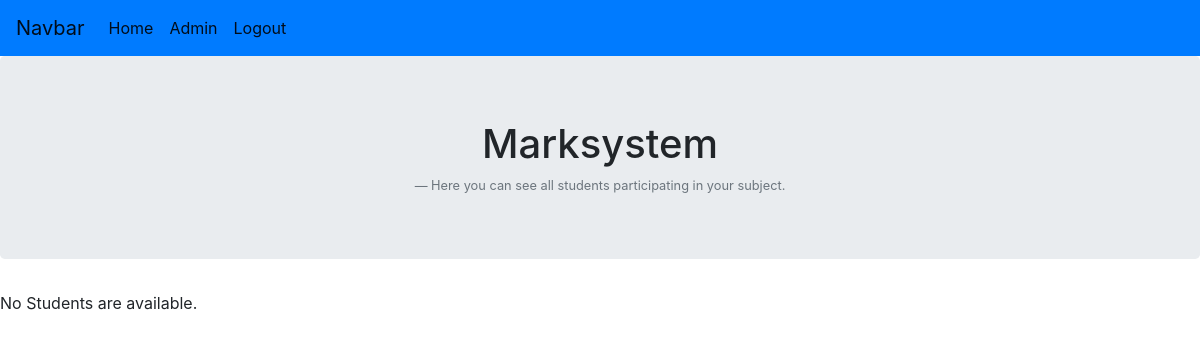
/25/detailseite__lehrer (signed in), run on an earlier commit of the app's database.
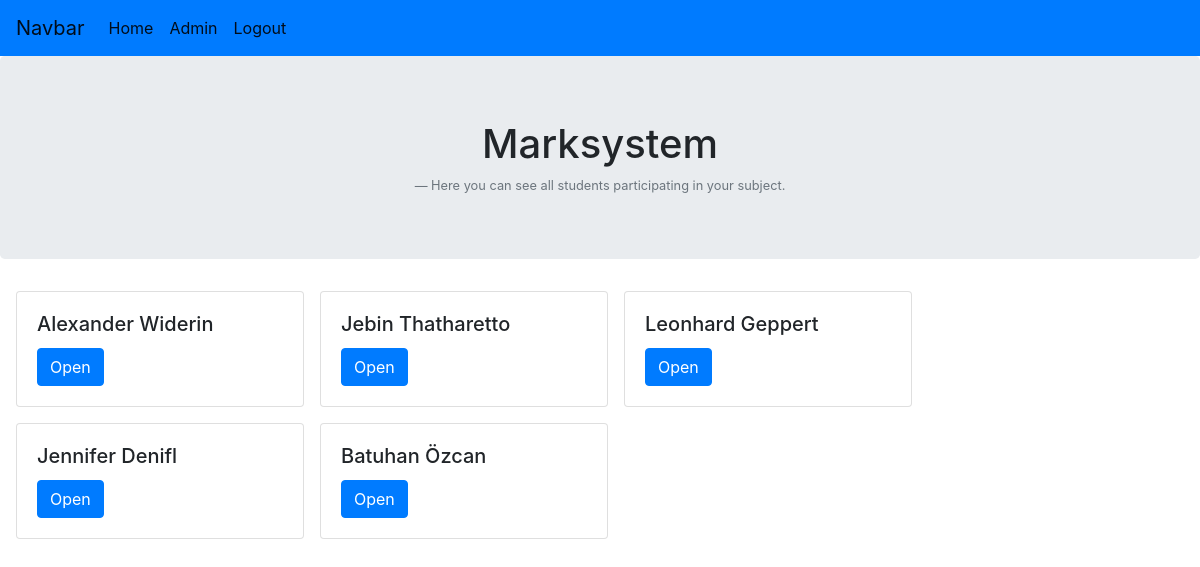
And on a later commit of the database.
### noten/models.py (models this page shows, shortened)
class Student(models.Model):
    user = models.ForeignKey(User, on_delete=models.CASCADE,)
    klasse = models.ForeignKey(Klasse, on_delete=models.SET_NULL, null=True, blank=True)
    class Meta:
        verbose_name_plural = "Students"

### noten/views.py (the view)
# urls.py: path('<int:klasse_noten_id>/detailseite__lehrer', views.detailseite_notenvergebung_lehrer, name='detailseite_notenvergebung_lehrer'),
@login_required
def detailseite_notenvergebung_lehrer(request, klasse_noten_id):
    notenvergebung = Student.objects.filter(klasse__unterricht__id= klasse_noten_id)
    return render(request, 'noten/detailseite_notenvergebung_lehrer.html', {'latest_student_list' : notenvergebung, 'klasse_noten_id' : klasse_noten_id})

### noten/templates/noten/detailseite_notenvergebung_lehrer.html (shortened to what this page needs)
<!DOCTYPE html>
<head>
    {% load static %}
    <link href="https://stackpath.bootstrapcdn.com/bootstrap/4.2.1/css/bootstrap.min.css"
 rel="stylesheet">
</head>
<body>
<nav class="navbar navbar-expand-lg navbar-light bg-primary">
    <a class="navbar-brand" href="">Navbar</a>
    <div class="collapse navbar-collapse" id="navbarNav">
        <ul class="navbar-nav">
            <li class="nav-item active">
                <a class="nav-link" href="{% url 'noten:startseite_lehrer' %}">Home</a>
            </li>
            <li class="nav-item active">
                <a class="nav-link" href="/admin">Admin</a>
            </li>
            <li class="nav-item active">
                <a class="nav-link" href="/logout">Logout</a>
            </li>
        </ul>
    </div>
</nav>
<div class="jumbotron text-center">
    <h1>Marksystem</h1>
    <footer class="blockquote-footer">Here you can see all students participating in your subject.</footer>
</div>
{% if latest_student_list %}
<div class="row ml-3">
    {% for student in latest_student_list %}
    <div class="card mb-3 mr-3" style="width: 18rem;">
        <div class="card-body">
            <h5 class="card-title">{{ student.user.first_name }} {{ student.user.last_name}}</h5>
            <a class="btn btn-primary" href="{% url 'noten:noteneintragung_lehrer' klasse_noten_id student.id%}">Open</a>
        </div>
    </div>
    {% endfor %}
</div>
{% else %}
<p>No Students are available.</p>
{% endif %}
</body>
</html>

What changed in the data, as far as the page shows it:
now on this page (row edited): Student: user.first_name "Alexander", user.last_name "Widerin"
now on this page (row edited): Student: user.first_name "Jebin", user.last_name "Thatharetto"
now on this page (row edited): Student: user.first_name "Leonhard", user.last_name "Geppert"
now on this page (row edited): Student: user.first_name "Jennifer", user.last_name "Denifl"
now on this page (row edited): Student: user.first_name "Batuhan", user.last_name "Özcan"
Also different on the page:
text no longer shown: "No Students are available."
